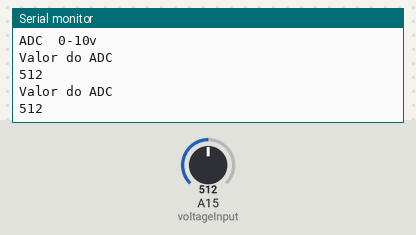
Recording of a sketch running on a simulated Arduino Mega 2560, built with avr-gcc and run on an emulated ATmega2560. On the bench: the last lines printed to the serial monitor. Inputs (shaded band) come from the test bench; at power-on: A15 (voltageInput) = 512.

Above: at 2.8 s.
2.9 s: A15 (voltageInput) set to 716
At 5.2 s:
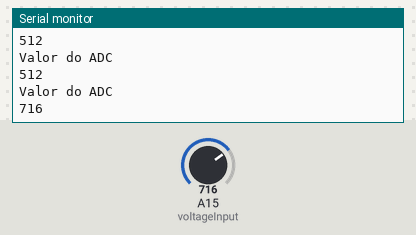
5.6 s: A15 (voltageInput) set to 900
At 6.7 s:
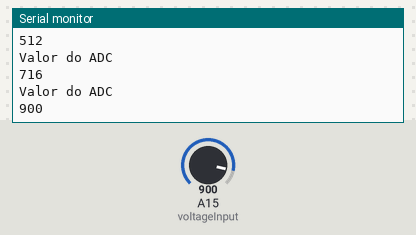
Timing chart, 0 to 8.6 s (numbered marks = the images above; inputs shaded):
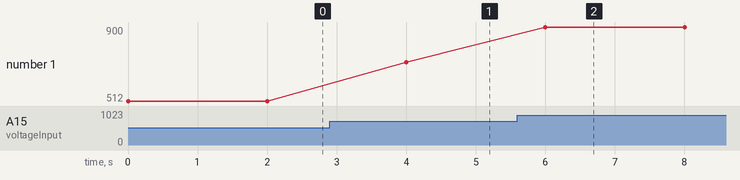

Measured:
- after the input at 2.9 s, the serial monitor: prints a new line after 1.1 s (image 1)
- after the input at 5.6 s, the serial monitor: prints a new line after 0.40 s (image 2)
- plotted number 1: 512 → 716 after the input at 2.9 s, 716 → 900 after the input at 5.6 s

The sketch:

AnalogInputVoltage.ino
```cpp
#define voltageInput A15
int32_t sensorValue = 0;

void setup() {
  Serial.begin(115200);
  Serial.println("ADC  0-10v");
}

void loop() {

  //for(int i=0; i <1000; i++){
    sensorValue = analogRead(voltageInput);
   // delayMicroseconds(30);
  //}
 // sensorValue = sensorValue / 1000;
  Serial.println("Valor do ADC");
  Serial.print(sensorValue);
  Serial.println(" ");
  delay(2000);
}
```
